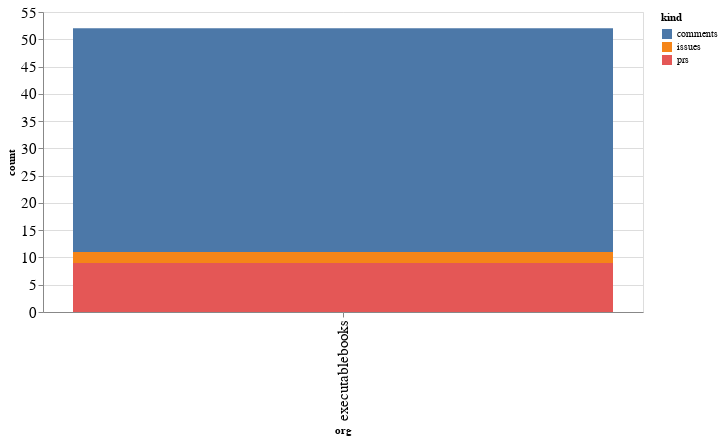

Notebook code cell kept with this figure:
### Code cell
alt.Chart(org_summaries, width=600).mark_bar().encode(
    x='org',
    y='count',
    color='kind',
    tooltip="org"
)

### Figure 1 — Vega-Lite specification as saved in the notebook (floating-point values rounded to 4 significant figures)
{"config": {"axisLeft": {"labelFontSize": 15}, "axisBottom": {"labelFontSize": 15}}, "data": {"name": "data-c17ec9a5ee93d7001a82eb0663e2a7ab"}, "mark": "bar", "encoding": {"color": {"type": "nominal", "field": "kind"}, "tooltip": {"type": "nominal", "field": "org"}, "x": {"type": "nominal", "field": "org"}, "y": {"type": "quantitative", "field": "count"}}, "width": 600, "$schema": "https://vega.github.io/schema/vega-lite/v4.8.1.json", "datasets": {"data-c17ec9a5ee93d7001a82eb0663e2a7ab": [{"org": "executablebooks", "kind": "comments", "count": 41}, {"org": "executablebooks", "kind": "issues", "count": 2}, {"org": "executablebooks", "kind": "prs", "count": 9}]}}
